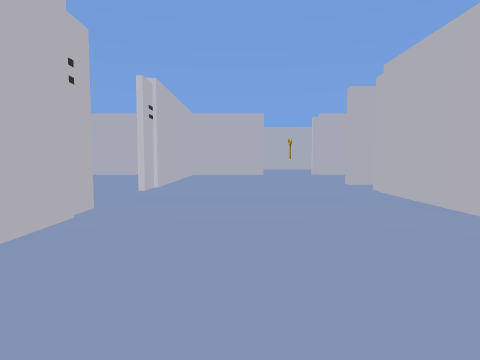
[1] (above)

20 first-person views from a walk through a 3-D level made in the Unity game engine. The camera is 1.2 m above the floor, tilts 4° down and sees 75° across. The floor is counted in squares, 2 m on a side. Each view is taken from the middle of a square. On the plan, view 1 faces up. The plan holds only what a view shows up to about 9 squares ahead; the rest is blank. The player character is not drawn.

[2]
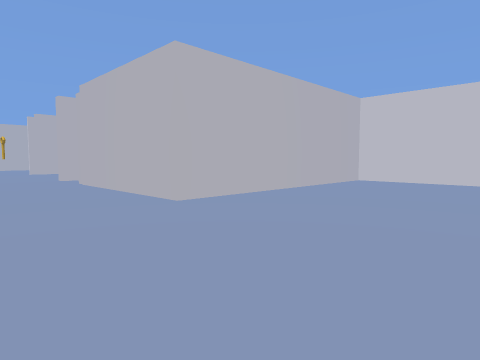

[3]
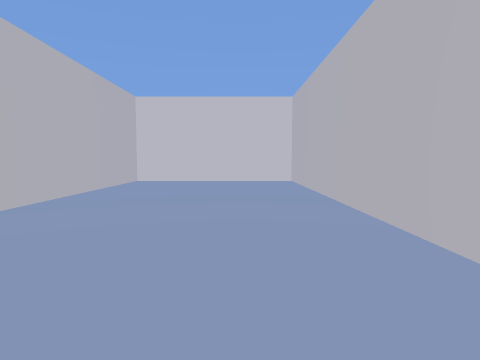

[4]
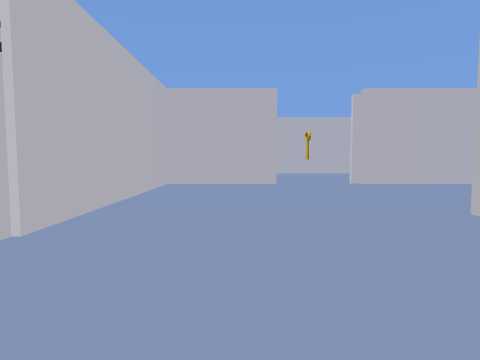

[5]
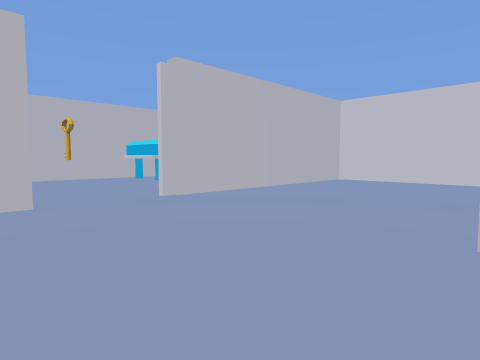

[6]
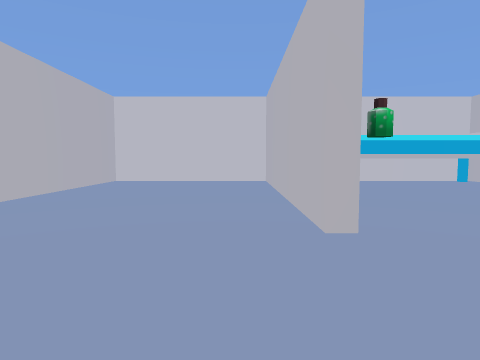

[7]
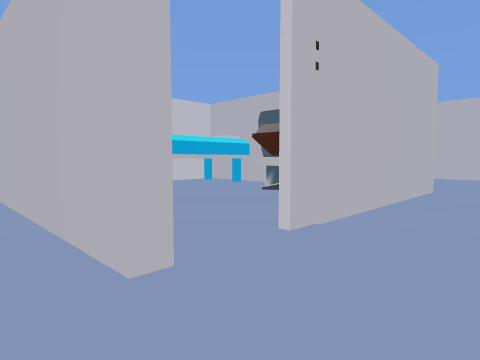

[8]
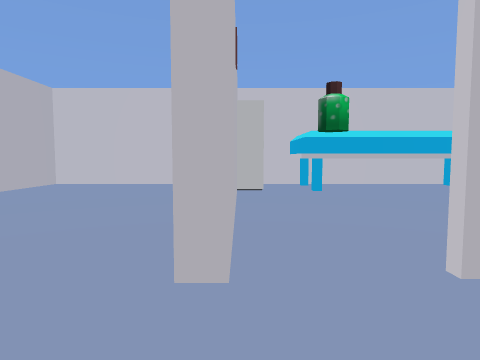

[9]
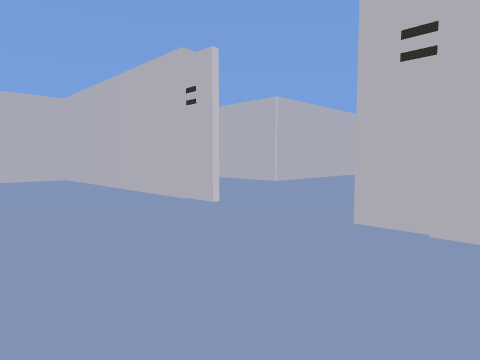

[10]
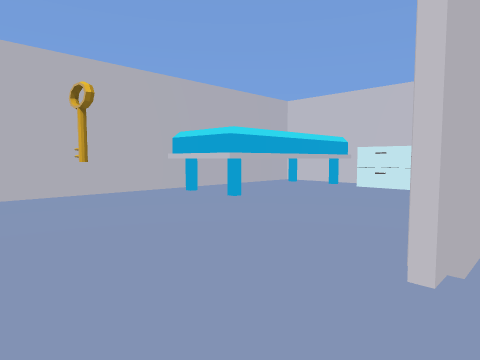

[11]
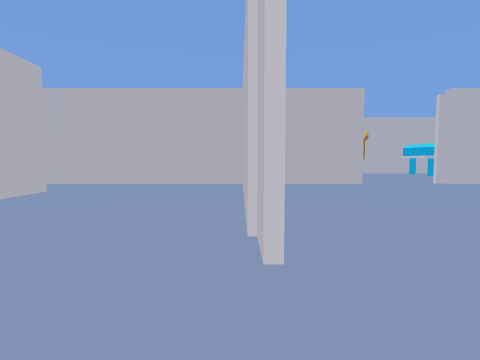

[12]
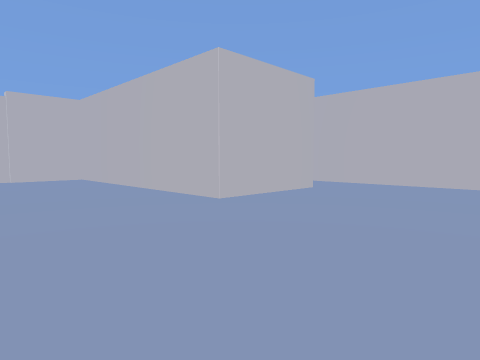

[13]
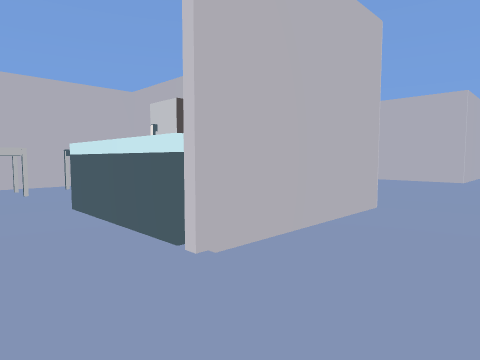

[14]
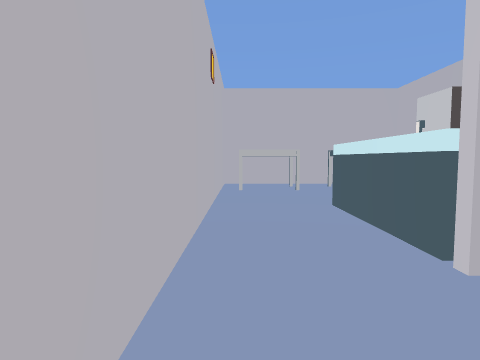

[15]
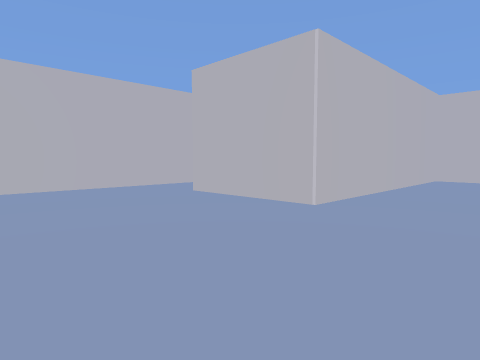

[16]
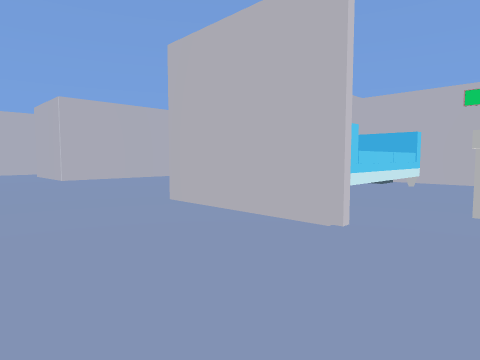

[17]
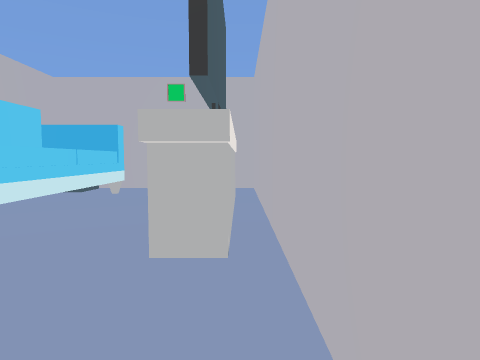

[18]
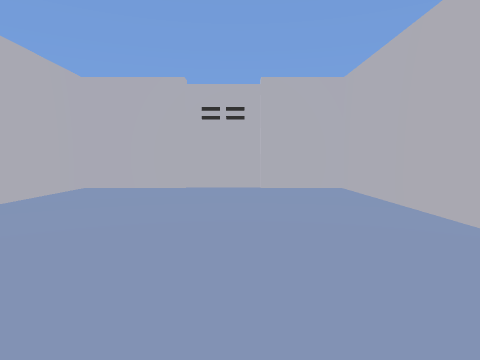

[19]
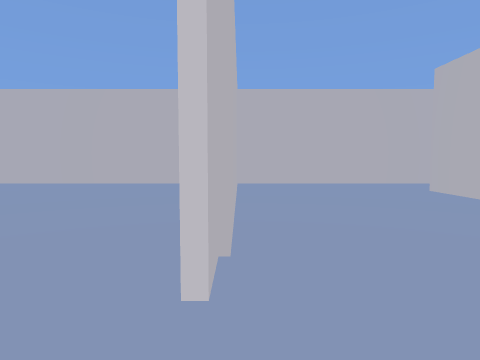

[20]
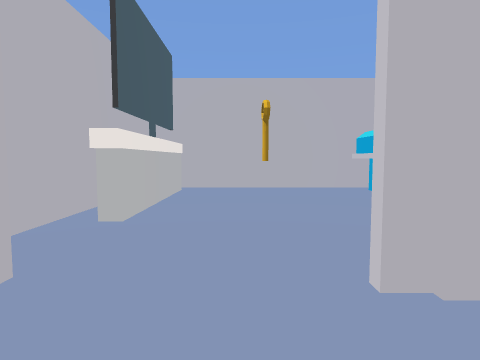

### Floor plan
Points are (right, up) in squares from view 1. A wall is a line through its corners. A room is listed if a view was taken in it or the views show most of it. See-through windows are left out.
Room 1 (views 1, 2, 3, 4, 5, 6, 7, 8, 9, 10, 11, 12, 15, 19, 20)
walls: (2.4, 7.3) (8.3, 7.3) (8.3, 11.3) (2.6, 11.3); (-1.7, 3.8) (-1.7, -2.4) (8.3, -2.4) (8.3, 1.7) (2.5, 1.7) (2.5, 6); (0.9, 11.3) (-1.7, 11.3) (-1.7, 5.6)
ways out: opening at (-2, 4.5) to room 2; opening at (2, 12); gap at (3, 6)
Room 2 (views 13, 14, 16, 17, 18)
walls: (-1.9, 5.6) (-1.9, 9.9); (-5.5, 9.8) (-5.5, 7.1) (-11.3, 7.1) (-11.3, 1.9) (-5.5, 1.9) (-5.5, -0.9); (-10.2, 9.1) (-10.2, 7.8) (-9.2, 7.8); (-10.5, 9) (-7.1, 9); (-1.9, 0.1) (-1.9, 3.8); (-1.9, 11.3) (-6.5, 11.3); (-7.6, -2.4) (-1.9, -2.4); (-10.4, 11.3) (-11.3, 11.3) (-11.3, 8.8)
ways out: opening at (-2, 4.5) to room 1; opening at (-9, 2); opening at (-7.5, -0.5)
objects: other object (-11, 8); other object (-10, 11) to (-7, 11); other object (-8, 0) to (-7, 1)

Positions as (right, up) in squares from view 1, and headings:
1: (0, 0), facing up
2: (0, -2), facing up-right
3: (0, -1), facing right
4: (0, 4), facing up
5: (0, 7), facing up-right
6: (0, 8), facing right
7: (1, 8), facing down-right
8: (1, 7), facing right
9: (1, 7), facing down-left
10: (1, 11), facing up-right
11: (-2, 4), facing up
12: (-2, 4), facing up-left
13: (-4, -2), facing up-left
14: (-4, -2), facing left
15: (-2, 4), facing down-left
16: (-3, 11), facing down-left
17: (-5, 11), facing left
18: (-5, 5), facing left
19: (-2, 5), facing down
20: (2, 10), facing up
